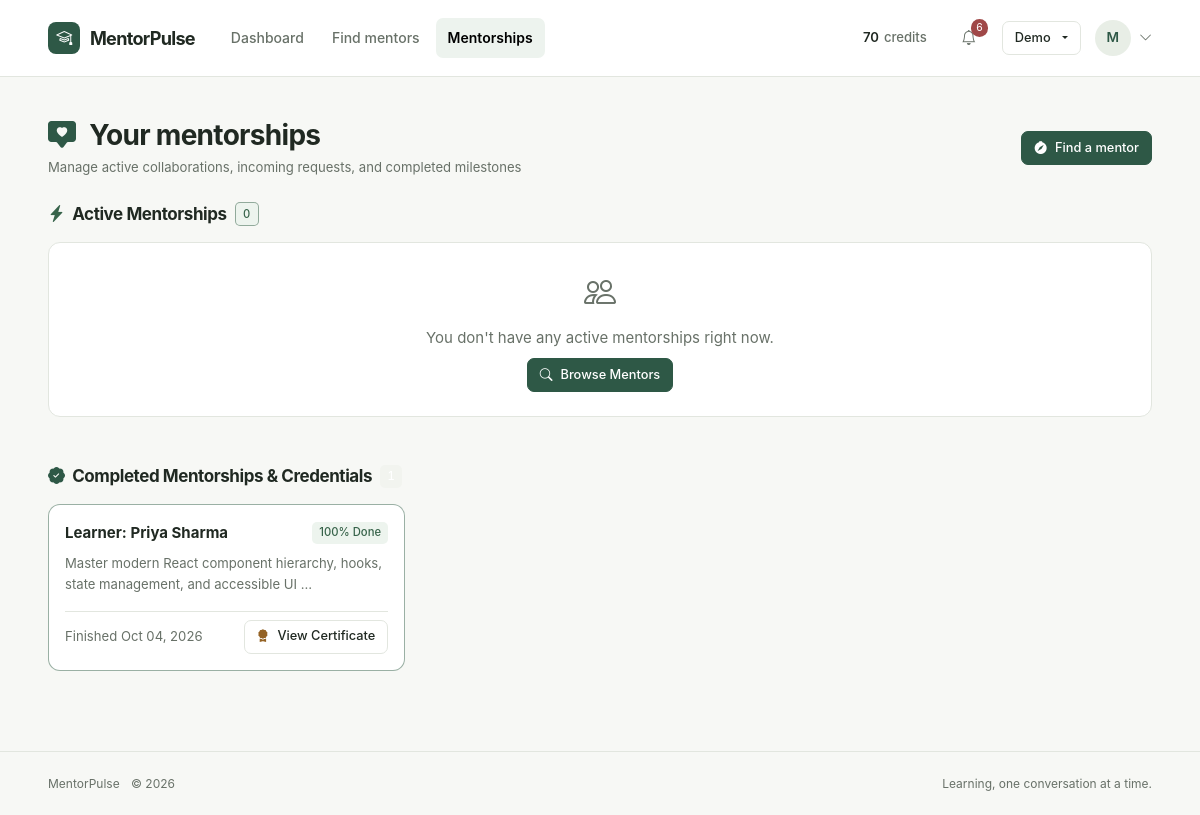
The app's page /mentorships/ (signed in) with its own data.
### gamification/models.py (models this page shows, shortened)
class Credit(models.Model):
    user = models.OneToOneField(User, on_delete=models.CASCADE, related_name='credit')
    balance = models.IntegerField(default=50)
    updated_at = models.DateTimeField(auto_now=True)
    class Meta:
        constraints = [models.CheckConstraint(condition=models.Q(balance__gte=0), name='credit_balance_nonnegative')]

### mentorship/models.py (models this page shows, shortened)
class Mentorship(models.Model):
    STATUS_CHOICES = [
        ('PENDING', 'Pending Approval'),
        ('ACTIVE', 'Active Mentorship'),
        ('COMPLETED', 'Completed'),
        ('REJECTED', 'Rejected'),
        ('CANCELLED', 'Cancelled'),
    ]
    mentor = models.ForeignKey(User, on_delete=models.CASCADE, related_name='mentor_mentorships')
    learner = models.ForeignKey(User, on_delete=models.CASCADE, related_name='learner_mentorships')
    start_date = models.DateField(auto_now_add=True)
    end_date = models.DateField(null=True, blank=True)
    status = models.CharField(max_length=20, choices=STATUS_CHOICES, default='PENDING')
    goals = models.TextField(help_text="Target learning objectives and focus areas")
    is_priority = models.BooleanField(default=False, help_text="Priority queue status")
    certificate_id = models.UUIDField(null=True, blank=True, unique=True, editable=False)
    certificate_data = models.JSONField(default=dict, blank=True, editable=False)
    class Meta:
        ordering = ['-is_priority', '-id']
        constraints = [
            models.UniqueConstraint(fields=['mentor', 'learner'], condition=models.Q(status__in=['PENDING', 'ACTIVE']), name='one_open_mentorship_per_pair'),
            models.CheckConstraint(condition=~models.Q(mentor=models.F('learner')), name='mentorship_different_participants'),
        ]

### mentorship/views.py (the view)
# urls.py: path('', views.mentorship_list_view, name='mentorship_list'),
@login_required
def mentorship_list_view(request):
    user = request.user
    involved = Mentorship.objects.filter(Q(mentor=user) | Q(learner=user)).select_related('mentor__profile', 'learner__profile', 'progress')
    active = involved.filter(status='ACTIVE')
    incoming = involved.filter(mentor=user, status='PENDING')
    return render(request, 'mentorship/mentorship_list.html', {
        'active_mentorships': active, 'incoming_requests': incoming,
        'outgoing_requests': involved.filter(learner=user, status='PENDING'),
        'completed_mentorships': involved.filter(status='COMPLETED'),
        'has_pending_incoming': incoming.exists(), 'total_active_count': active.count(),
    })

### accounts/context_processors.py (called while the page is built)
def demo_accounts(request):
    if not settings.DEBUG:
        return {'is_debug': False, 'demo_users_by_role': {}}
    active_users = User.objects.filter(is_active=True).select_related('profile').prefetch_related('role_assignments').order_by('id')
    admins = []
    mentors = []
    learners = []
    others = []
    for u in active_users:
        if u.is_superuser or u.is_staff:
            admins.append(u)
        elif hasattr(u, 'profile') and u.profile.is_mentor:
            mentors.append(u)
        elif hasattr(u, 'profile') and u.profile.is_learner:
            learners.append(u)
        else:
            others.append(u)
    return {
        'is_debug': settings.DEBUG,
        'demo_users_by_role': {
            'admins': admins,
            'mentors': mentors,
            'learners': learners,
            'others': others,
        },
    }

### accounts/models.py (called while the page is built)
    @property
    def is_mentor(self):
        return self.user.role_assignments.filter(role='Mentor', end_time__isnull=True).exists()

    @property
    def is_learner(self):
        return self.user.role_assignments.filter(role='Learner', end_time__isnull=True).exists()

### notifications/context_processors.py (called while the page is built)
def unread_notifications(request):
    if request.user.is_authenticated:
        user_notifications = request.user.notifications.all()
        return {
            'unread_notification_count': user_notifications.filter(is_read=False).count(),
            'navbar_notifications': user_notifications[:5],
        }
    return {
        'unread_notification_count': 0,
        'navbar_notifications': [],
    }

### templates/mentorship/mentorship_list.html (shortened to what this page needs)
{% extends 'base.html' %}
{% block content %}
<div class="container mp-page">
    <div class="d-flex flex-column flex-md-row align-items-md-center justify-content-between gap-3 mb-4">
        <div>
            <h1 class="h3 fw-bold text-light mb-1">
                <i class="bi bi-chat-square-heart-fill text-primary me-2"></i> Your mentorships
            </h1>
            <p class="text-muted small mb-0">Manage active collaborations, incoming requests, and completed milestones</p>
        </div>
        <div class="d-flex align-items-center gap-2">
            <a href="{% url 'mentor_list' %}" class="mp-btn mp-btn-primary mp-btn-sm">
                <i class="bi bi-compass-fill"></i> Find a mentor
            </a>
        </div>
    </div>
    <div class="mb-5">
        <div class="d-flex align-items-center gap-2 mb-3">
            <h2 class="h5 fw-bold text-light mb-0">
                <i class="bi bi-lightning-charge-fill text-success me-1"></i> Active Mentorships
            </h2>
            <span class="badge bg-success bg-opacity-25 text-success border border-success border-opacity-50 font-monospace">
                {{ active_mentorships.count }}
            </span>
        </div>
        {% if active_mentorships %}
            <div class="row g-4">
                {% for m in active_mentorships %}
                    <div class="col-12 col-md-6 col-xl-4">
                        <div class="mp-card h-100 d-flex flex-column justify-content-between">
                            <div>
                                <div class="d-flex align-items-center justify-content-between gap-2 mb-3">
                                    <div class="d-flex align-items-center gap-2">
                                        <div class="mp-user-avatar" style="width: 44px; height: 44px; font-size: 1.15rem">
                                            {% if user == m.mentor %}
                                                {{ m.learner.username|slice:":1"|upper }}
                                            {% else %}
                                                {{ m.mentor.username|slice:":1"|upper }}
                                            {% endif %}
                                        </div>
                                        <div>
                                            <h3 class="h6 fw-bold text-light mb-0">
                                                {% if user == m.mentor %}
                                                    {{ m.learner.get_full_name|default:m.learner.username }}
                                                {% else %}
                                                    {{ m.mentor.get_full_name|default:m.mentor.username }}
                                                {% endif %}
                                            </h3>
                                            <div class="small text-muted font-monospace" style="font-size: 0.72rem">
                                                {% if user == m.mentor %}
                                                    Your learner
                                                {% else %}
                                                    Your mentor
                                                {% endif %}
                                            </div>
                                        </div>
                                    </div>
                                    <span class="badge bg-success bg-opacity-25 text-success border border-success border-opacity-50">
                                        Active
                                    </span>
                                </div>
                                <p class="text-muted small mb-3" style="line-height: 1.5; min-height: 42px">
                                    {{ m.goals|truncatechars:100 }}
                                </p>
                                <div class="mb-3">
                                    <div class="d-flex justify-content-between align-items-center mb-1 small">
                                        <span class="text-muted font-monospace" style="font-size: 0.75rem">PROGRESS</span>
                                        <span class="text-primary fw-bold font-monospace">{{ m.progress.completion_pct|floatformat:0 }}%</span>
                                    </div>
                                    <div class="progress" style="height: 7px">
                                        <div class="progress-bar bg-primary" role="progressbar" style="width: {{ m.progress.completion_pct }}%" aria-valuenow="{{ m.progress.completion_pct }}" aria-valuemin="0" aria-valuemax="100"></div>
                                    </div>
                                </div>
                            </div>
                            <div class="pt-3 border-top border-secondary border-opacity-25 d-flex align-items-center justify-content-between">
                                <span class="small text-muted">
                                    <i class="bi bi-calendar-event"></i> Started {{ m.start_date|date:"M d, Y" }}
                                </span>
                                <a href="{% url 'mentorship_workspace' m.id %}" class="mp-btn mp-btn-primary mp-btn-sm py-1 px-3">
                                    <span>Workspace</span>
                                    <i class="bi bi-arrow-right small"></i>
                                </a>
                            </div>
                        </div>
                    </div>
                {% endfor %}
            </div>
        {% else %}
            <div class="mp-card p-4 text-center text-muted">
                <i class="bi bi-people text-secondary fs-2 mb-2 d-block"></i>
                <p class="mb-2">You don't have any active mentorships right now.</p>
                <a href="{% url 'mentor_list' %}" class="mp-btn mp-btn-primary mp-btn-sm">
                    <i class="bi bi-search"></i> Browse Mentors
                </a>
            </div>
        {% endif %}
    </div>
    {% if completed_mentorships %}
        <div class="mb-4">
            <div class="d-flex align-items-center gap-2 mb-3">
                <h2 class="h5 fw-bold text-light mb-0">
                    <i class="bi bi-patch-check-fill text-primary me-1"></i> Completed Mentorships & Credentials
                </h2>
                <span class="badge bg-secondary font-monospace">{{ completed_mentorships.count }}</span>
            </div>
            <div class="row g-3">
                {% for m in completed_mentorships %}
                    <div class="col-12 col-md-6 col-xl-4">
                        <div class="mp-card p-3 h-100 d-flex flex-column justify-content-between border-success border-opacity-50">
                            <div>
                                <div class="d-flex justify-content-between align-items-center mb-2">
                                    <span class="fw-bold text-light">
                                        {% if user == m.mentor %}
                                            Learner: {{ m.learner.get_full_name|default:m.learner.username }}
                                        {% else %}
                                            Mentor: {{ m.mentor.get_full_name|default:m.mentor.username }}
                                        {% endif %}
                                    </span>
                                    <span class="badge bg-success bg-opacity-25 text-success">100% Done</span>
                                </div>
                                <p class="text-muted small mb-3">{{ m.goals|truncatechars:85 }}</p>
                            </div>
                            <div class="d-flex justify-content-between align-items-center pt-2 border-top border-secondary border-opacity-25">
                                <span class="small text-muted">Finished {{ m.end_date|date:"M d, Y"|default:"Recently" }}</span>
                                <a href="{% url 'mentorship_certificate' m.id %}" class="mp-btn mp-btn-outline mp-btn-sm py-1">
                                    <i class="bi bi-award-fill text-warning"></i> View Certificate
                                </a>
                            </div>
                        </div>
                    </div>
                {% endfor %}
            </div>
        </div>
    {% endif %}
</div>
{% endblock %}

### templates/base.html (shortened to what this page needs)
{% load static %}
<!DOCTYPE html>
<html lang="en">
<head>
    <link href="https://cdn.jsdelivr.net/npm/bootstrap@5.3.3/dist/css/bootstrap.min.css" rel="stylesheet">
    <link rel="stylesheet" href="https://cdn.jsdelivr.net/npm/bootstrap-icons@1.11.3/font/bootstrap-icons.min.css">
    <link rel="stylesheet" href="{% static 'css/main.css' %}">
</head>
<body>
    <nav class="mp-navbar navbar navbar-expand-lg" aria-label="Main navigation">
        <div class="container">
            <a class="mp-brand" href="{% if user.is_authenticated %}{% url 'dashboard' %}{% else %}{% url 'login' %}{% endif %}">
                <span class="mp-brand-logo" aria-hidden="true"><i class="bi bi-mortarboard"></i></span>
                <span class="mp-brand-text">MentorPulse</span>
            </a>
            <div class="collapse navbar-collapse" id="navbarMain">
                <ul class="navbar-nav ms-lg-4 me-auto">
                    {% if user.is_authenticated %}<li class="nav-item"><a class="nav-link "  href="{% url 'dashboard' %}">Dashboard</a></li>{% endif %}
                    <li class="nav-item"><a class="nav-link " href="{% url 'mentor_list' %}">Find mentors</a></li>
                    {% if user.is_authenticated %}<li class="nav-item"><a class="nav-link {% if 'mentorship' in request.resolver_match.url_name or 'session_' in request.resolver_match.url_name or 'milestone_' in request.resolver_match.url_name %}active{% endif %}" href="{% url 'mentorship_list' %}">Mentorships</a></li>{% endif %}
                </ul>
                <div class="mp-nav-actions">
                    {% if user.is_authenticated %}
                        <a class="mp-credit-pill" href="{% url 'wallet' %}" aria-label="Wallet, {{ user.credit.balance|default:0 }} credits"><strong>{{ user.credit.balance|default:0 }}</strong> credits</a>
                        {% include 'components/notification_menu.html' %}
                    {% endif %}
                    {% if is_debug and demo_users_by_role %}{% include 'components/demo_menu.html' %}{% endif %}
                    {% if user.is_authenticated %}
                        <div class="dropdown">
                            <button class="mp-user-menu-button" type="button" data-bs-toggle="dropdown" aria-expanded="false" aria-label="Account menu"><span class="mp-user-avatar">{{ user.first_name|default:user.username|slice:':1'|upper }}</span><i class="bi bi-chevron-down small text-muted" aria-hidden="true"></i></button>
                        </div>
                    {% else %}
                        <a href="{% url 'leaderboard' %}" class="mp-btn-link">Community</a>
                        <a href="{% url 'login' %}" class="mp-btn mp-btn-secondary mp-btn-sm">Sign in</a>
                        <a href="{% url 'register' %}" class="mp-btn mp-btn-primary mp-btn-sm">Get started</a>
                    {% endif %}
                </div>
            </div>
        </div>
    </nav>
    <main class="flex-grow-1" id="main-content">{% block content %}{% endblock %}</main>
    <footer class="mp-footer"><div class="container"><span>MentorPulse <span class="ms-2">&copy; 2026</span></span><span>Learning, one conversation at a time.</span></div></footer>
    <div class="toast-container position-fixed bottom-0 end-0 p-3">
    </div>
</body>
</html>

### records on screen
Mentorship: learner.get_full_name "Priya Sharma", goals "Master modern React component hierarchy, hooks, state management, and accessible UI …", end_date "Oct 04, 2026"

### other values on screen
{{ user.credit.balance|default:0 }} "70"
{{ unread_notification_count }} "6"
{{ user.first_name|default:user.username|slice:':1'|upper }} "M"
{{ active_mentorships.count }} "0"
